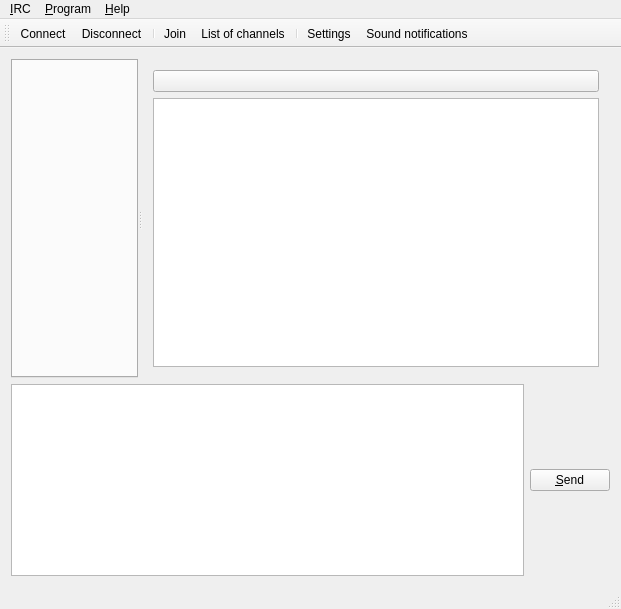
<?xml version="1.0" encoding="UTF-8"?>
<ui version="4.0">
 <class>MainWindow</class>
 <widget class="QMainWindow" name="MainWindow">
  <property name="geometry">
   <rect>
    <x>0</x>
    <y>0</y>
    <width>621</width>
    <height>609</height>
   </rect>
  </property>
  <property name="windowTitle">
   <string>Hydrochat</string>
  </property>
  <property name="windowIcon">
   <iconset resource="resources.qrc">
    <normaloff>:/icons/mainicon.png</normaloff>:/icons/mainicon.png</iconset>
  </property>
  <widget class="QWidget" name="centralWidget">
   <layout class="QVBoxLayout" name="verticalLayout_2">
    <item>
     <widget class="QSplitter" name="splitter">
      <property name="sizePolicy">
       <sizepolicy hsizetype="Expanding" vsizetype="Expanding">
        <horstretch>0</horstretch>
        <verstretch>0</verstretch>
       </sizepolicy>
      </property>
      <property name="orientation">
       <enum>Qt::Horizontal</enum>
      </property>
      <widget class="QTabWidget" name="tabWidget">
       <property name="currentIndex">
        <number>-1</number>
       </property>
       <property name="tabsClosable">
        <bool>true</bool>
       </property>
      </widget>
      <widget class="QWidget" name="layoutWidget">
       <layout class="QVBoxLayout" name="verticalLayout">
        <item>
         <widget class="QPushButton" name="pushButtonNick">
          <property name="sizePolicy">
           <sizepolicy hsizetype="Expanding" vsizetype="Fixed">
            <horstretch>0</horstretch>
            <verstretch>0</verstretch>
           </sizepolicy>
          </property>
          <property name="toolTip">
           <string>Current Nick</string>
          </property>
         </widget>
        </item>
        <item>
         <widget class="ChannelTreeWidget" name="treeWidget">
          <property name="sizePolicy">
           <sizepolicy hsizetype="Expanding" vsizetype="Expanding">
            <horstretch>0</horstretch>
            <verstretch>0</verstretch>
           </sizepolicy>
          </property>
          <property name="minimumSize">
           <size>
            <width>0</width>
            <height>0</height>
           </size>
          </property>
          <property name="maximumSize">
           <size>
            <width>16777215</width>
            <height>16777215</height>
           </size>
          </property>
          <property name="sortingEnabled">
           <bool>true</bool>
          </property>
          <attribute name="headerVisible">
           <bool>false</bool>
          </attribute>
          <column>
           <property name="text">
            <string notr="true">1</string>
           </property>
          </column>
         </widget>
        </item>
       </layout>
      </widget>
     </widget>
    </item>
    <item>
     <layout class="QHBoxLayout" name="horizontalLayout_2">
      <property name="sizeConstraint">
       <enum>QLayout::SetFixedSize</enum>
      </property>
      <item>
       <widget class="IrcTextEdit" name="plainTextEditMessage">
        <property name="sizePolicy">
         <sizepolicy hsizetype="Expanding" vsizetype="Fixed">
          <horstretch>0</horstretch>
          <verstretch>0</verstretch>
         </sizepolicy>
        </property>
       </widget>
      </item>
      <item>
       <widget class="QPushButton" name="pushButtonSend">
        <property name="sizePolicy">
         <sizepolicy hsizetype="Fixed" vsizetype="Fixed">
          <horstretch>0</horstretch>
          <verstretch>0</verstretch>
         </sizepolicy>
        </property>
        <property name="text">
         <string>&amp;Send</string>
        </property>
       </widget>
      </item>
     </layout>
    </item>
   </layout>
  </widget>
  <widget class="QMenuBar" name="menuBar">
   <property name="geometry">
    <rect>
     <x>0</x>
     <y>0</y>
     <width>621</width>
     <height>22</height>
    </rect>
   </property>
   <widget class="QMenu" name="menuServer">
    <property name="title">
     <string>&amp;IRC</string>
    </property>
    <addaction name="actionConnect"/>
    <addaction name="actionDisconnect"/>
    <addaction name="separator"/>
    <addaction name="actionJoin"/>
    <addaction name="actionList_of_channels"/>
    <addaction name="actionEmoticons"/>
   </widget>
   <widget class="QMenu" name="menuManagement">
    <property name="title">
     <string>&amp;Program</string>
    </property>
    <addaction name="actionSettings"/>
    <addaction name="actionSound"/>
    <addaction name="actionQuit_program"/>
   </widget>
   <widget class="QMenu" name="menuHelp">
    <property name="title">
     <string>&amp;Help</string>
    </property>
    <addaction name="actionAbout"/>
    <addaction name="actionAbout_Qt"/>
   </widget>
   <addaction name="menuServer"/>
   <addaction name="menuManagement"/>
   <addaction name="menuHelp"/>
  </widget>
  <widget class="QToolBar" name="mainToolBar">
   <property name="windowTitle">
    <string>Main Toolbar</string>
   </property>
   <property name="iconSize">
    <size>
     <width>32</width>
     <height>32</height>
    </size>
   </property>
   <attribute name="toolBarArea">
    <enum>TopToolBarArea</enum>
   </attribute>
   <attribute name="toolBarBreak">
    <bool>false</bool>
   </attribute>
   <addaction name="actionConnect"/>
   <addaction name="actionDisconnect"/>
   <addaction name="separator"/>
   <addaction name="actionJoin"/>
   <addaction name="actionList_of_channels"/>
   <addaction name="separator"/>
   <addaction name="actionSettings"/>
   <addaction name="actionSound"/>
  </widget>
  <widget class="QStatusBar" name="statusBar"/>
  <action name="actionConnect">
   <property name="icon">
    <iconset resource="resources.qrc">
     <normaloff>:/icons/connecting.png</normaloff>:/icons/connecting.png</iconset>
   </property>
   <property name="text">
    <string>&amp;Connect</string>
   </property>
  </action>
  <action name="actionDisconnect">
   <property name="icon">
    <iconset resource="resources.qrc">
     <normaloff>:/icons/disconnected.png</normaloff>:/icons/disconnected.png</iconset>
   </property>
   <property name="text">
    <string>&amp;Disconnect</string>
   </property>
  </action>
  <action name="actionSettings">
   <property name="icon">
    <iconset resource="resources.qrc">
     <normaloff>:/icons/tools.png</normaloff>:/icons/tools.png</iconset>
   </property>
   <property name="text">
    <string>&amp;Settings</string>
   </property>
  </action>
  <action name="actionJoin">
   <property name="icon">
    <iconset resource="resources.qrc">
     <normaloff>:/icons/channels.png</normaloff>:/icons/channels.png</iconset>
   </property>
   <property name="text">
    <string>&amp;Join</string>
   </property>
  </action>
  <action name="actionPrivateChat">
   <property name="icon">
    <iconset resource="resources.qrc">
     <normaloff>:/icons/small/privchat.png</normaloff>:/icons/small/privchat.png</iconset>
   </property>
   <property name="text">
    <string>PrivateChat</string>
   </property>
   <property name="toolTip">
    <string>Private Chat</string>
   </property>
  </action>
  <action name="actionKick">
   <property name="icon">
    <iconset resource="resources.qrc">
     <normaloff>:/icons/small/kick.png</normaloff>:/icons/small/kick.png</iconset>
   </property>
   <property name="text">
    <string>Kick</string>
   </property>
  </action>
  <action name="actionBan">
   <property name="icon">
    <iconset resource="resources.qrc">
     <normaloff>:/icons/small/ban.png</normaloff>:/icons/small/ban.png</iconset>
   </property>
   <property name="text">
    <string>Ban</string>
   </property>
  </action>
  <action name="actionKickBan">
   <property name="text">
    <string>KickBan</string>
   </property>
   <property name="toolTip">
    <string>Kick and Ban</string>
   </property>
  </action>
  <action name="actionLeave_channel">
   <property name="icon">
    <iconset resource="resources.qrc">
     <normaloff>:/icons/small/part.png</normaloff>:/icons/small/part.png</iconset>
   </property>
   <property name="text">
    <string>Leave channel</string>
   </property>
  </action>
  <action name="actionChannel_settings">
   <property name="icon">
    <iconset resource="resources.qrc">
     <normaloff>:/icons/small/channel.png</normaloff>:/icons/small/channel.png</iconset>
   </property>
   <property name="text">
    <string>Channel settings</string>
   </property>
  </action>
  <action name="actionOp">
   <property name="icon">
    <iconset resource="resources.qrc">
     <normaloff>:/icons/small/op.png</normaloff>:/icons/small/op.png</iconset>
   </property>
   <property name="text">
    <string>Op</string>
   </property>
  </action>
  <action name="actionDeOp">
   <property name="icon">
    <iconset resource="resources.qrc">
     <normaloff>:/icons/small/deop.png</normaloff>:/icons/small/deop.png</iconset>
   </property>
   <property name="text">
    <string>deOp</string>
   </property>
  </action>
  <action name="actionList_of_channels">
   <property name="icon">
    <iconset resource="resources.qrc">
     <normaloff>:/icons/channellist.png</normaloff>:/icons/channellist.png</iconset>
   </property>
   <property name="text">
    <string>&amp;List of channels</string>
   </property>
  </action>
  <action name="actionAbout">
   <property name="icon">
    <iconset resource="resources.qrc">
     <normaloff>:/icons/small/info.png</normaloff>:/icons/small/info.png</iconset>
   </property>
   <property name="text">
    <string>&amp;About</string>
   </property>
  </action>
  <action name="actionAbout_Qt">
   <property name="icon">
    <iconset resource="resources.qrc">
     <normaloff>:/icons/qt-logo.png</normaloff>:/icons/qt-logo.png</iconset>
   </property>
   <property name="text">
    <string>About &amp;Qt</string>
   </property>
  </action>
  <action name="actionAway">
   <property name="text">
    <string>Away</string>
   </property>
  </action>
  <action name="actionInsert_to_editor">
   <property name="text">
    <string>Insert to editor</string>
   </property>
  </action>
  <action name="actionVoice">
   <property name="icon">
    <iconset resource="resources.qrc">
     <normaloff>:/icons/small/voice.png</normaloff>:/icons/small/voice.png</iconset>
   </property>
   <property name="text">
    <string>Voice</string>
   </property>
  </action>
  <action name="actiondeVoice">
   <property name="icon">
    <iconset resource="resources.qrc">
     <normaloff>:/icons/small/devoice.png</normaloff>:/icons/small/devoice.png</iconset>
   </property>
   <property name="text">
    <string>deVoice</string>
   </property>
  </action>
  <action name="actionQuit_program">
   <property name="icon">
    <iconset resource="resources.qrc">
     <normaloff>:/icons/quit.png</normaloff>:/icons/quit.png</iconset>
   </property>
   <property name="text">
    <string>&amp;Quit program</string>
   </property>
  </action>
  <action name="actionShowHide">
   <property name="text">
    <string>Hide</string>
   </property>
  </action>
  <action name="actionEmoticons">
   <property name="icon">
    <iconset resource="resources.qrc">
     <normaloff>:/icons/smile.png</normaloff>:/icons/smile.png</iconset>
   </property>
   <property name="text">
    <string>&amp;Emoticons</string>
   </property>
  </action>
  <action name="actionSound">
   <property name="checkable">
    <bool>true</bool>
   </property>
   <property name="icon">
    <iconset resource="resources.qrc">
     <normaloff>:/icons/sound.png</normaloff>:/icons/sound.png</iconset>
   </property>
   <property name="text">
    <string>Sound notifications</string>
   </property>
  </action>
 </widget>
 <layoutdefault spacing="6" margin="11"/>
 <customwidgets>
  <customwidget>
   <class>IrcTextEdit</class>
   <extends>QPlainTextEdit</extends>
   <header location="global">irctextedit.h</header>
  </customwidget>
  <customwidget>
   <class>ChannelTreeWidget</class>
   <extends>QTreeWidget</extends>
   <header location="global">channeltreewidget.h</header>
  </customwidget>
 </customwidgets>
 <tabstops>
  <tabstop>plainTextEditMessage</tabstop>
  <tabstop>pushButtonSend</tabstop>
  <tabstop>treeWidget</tabstop>
  <tabstop>tabWidget</tabstop>
 </tabstops>
 <resources>
  <include location="resources.qrc"/>
 </resources>
 <connections/>
</ui>
